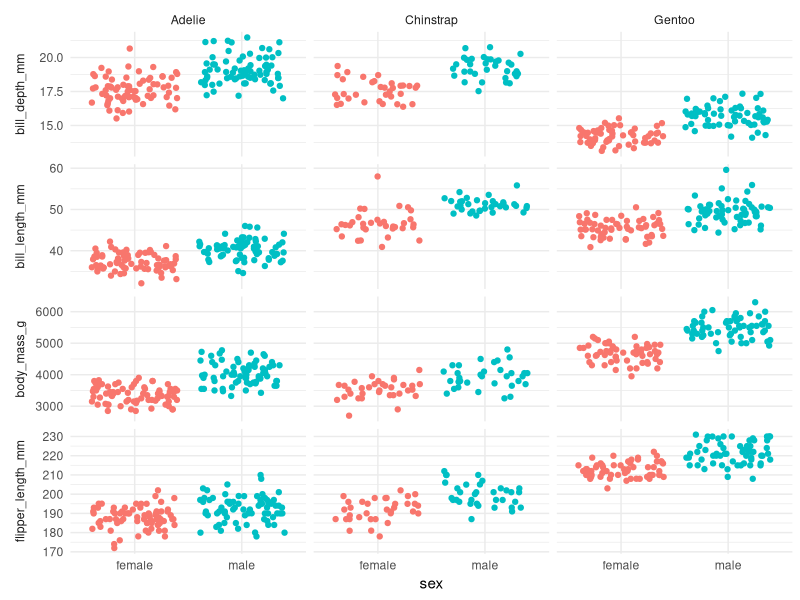
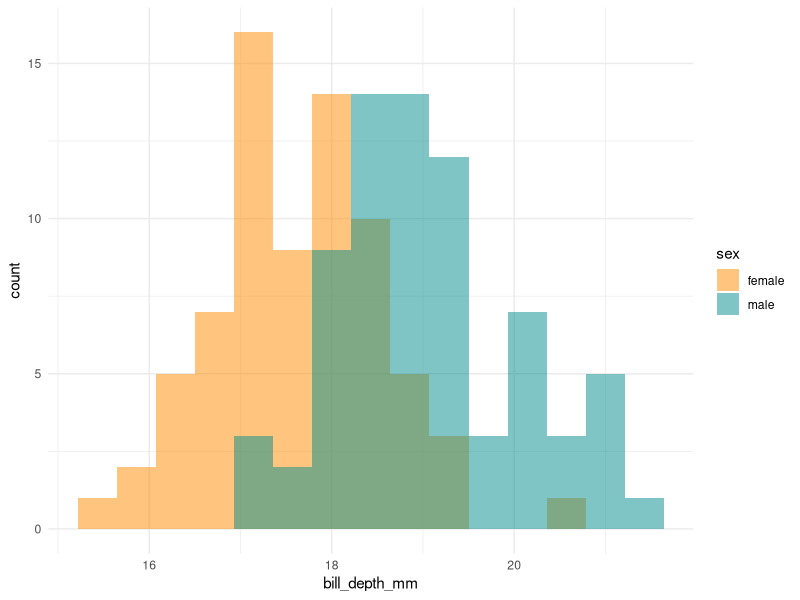
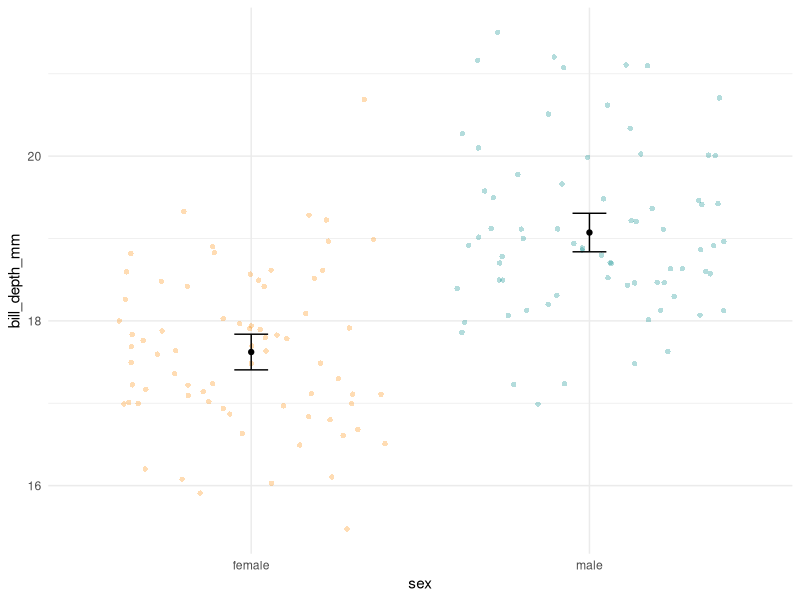

The R script that drew these images, in order:
# load packages -----------------------------------------------------------

library(tidyverse)
library(palmerpenguins)

# penguins ----------------------------------------------------------------

data("penguins")

head(penguins)

str(penguins)

penguins %>% 
  select(
    species,
    sex,
    bill_length_mm, 
    bill_depth_mm, 
    flipper_length_mm, 
    body_mass_g
  ) %>% 
  pivot_longer(
    col = where(is.numeric),
    names_to = "variable", 
    values_to = "value"
  ) %>% 
  filter(complete.cases(.)) %>% 
  ggplot(mapping = aes(x = sex, y = value)) +
  geom_jitter(aes(color = sex)) +
  facet_grid(variable ~ species, scales = "free_y", switch = "y") +
  labs(y = NULL) +
  guides(color = "none") +
  theme_minimal() +
  theme(strip.placement = "outside")

adelie_bill_depth <-
  penguins %>% 
  filter(species == "Adelie") %>% 
  select(sex, bill_depth_mm) %>% 
  filter(complete.cases(.)) %>% 
  print()

adelie_bill_depth %>% 
  ggplot(aes(x = bill_depth_mm)) +
  geom_histogram(
    aes(fill = sex), 
    bins = 15, 
    alpha = 0.5, 
    position = "identity"
  ) +
  scale_fill_manual(values = c("darkorange","cyan4")) +
  theme_minimal()

adelie_bill_depth_summary <-
  adelie_bill_depth %>% 
  group_by(sex) %>% 
  summarize(
    n = n(),
    mean = mean(bill_depth_mm),
    sd = sd(bill_depth_mm),
    sem = sd/sqrt(n),
    upper = mean + 1.96 * sem,
    lower = mean - 1.96 * sem
  ) %>% 
  print()

adelie_bill_depth %>% 
  ggplot(aes(x = sex, y = bill_depth_mm)) +
  geom_jitter(aes(color = sex), 
              shape = 16, alpha = 0.3, width = 0.4) +
  geom_errorbar(aes(y = mean, ymax = upper, ymin = lower), 
                data = adelie_bill_depth_summary, width = .1) +
  geom_point(aes(y = mean), 
             data = adelie_bill_depth_summary) +
  scale_color_manual(values = c("darkorange","cyan4")) +
  theme_minimal() +
  guides(color = "none")

ttest_results <- t.test(formula = bill_depth_mm ~ sex, data = adelie_bill_depth)
ttest_results

unname(diff(ttest_results$estimate))

